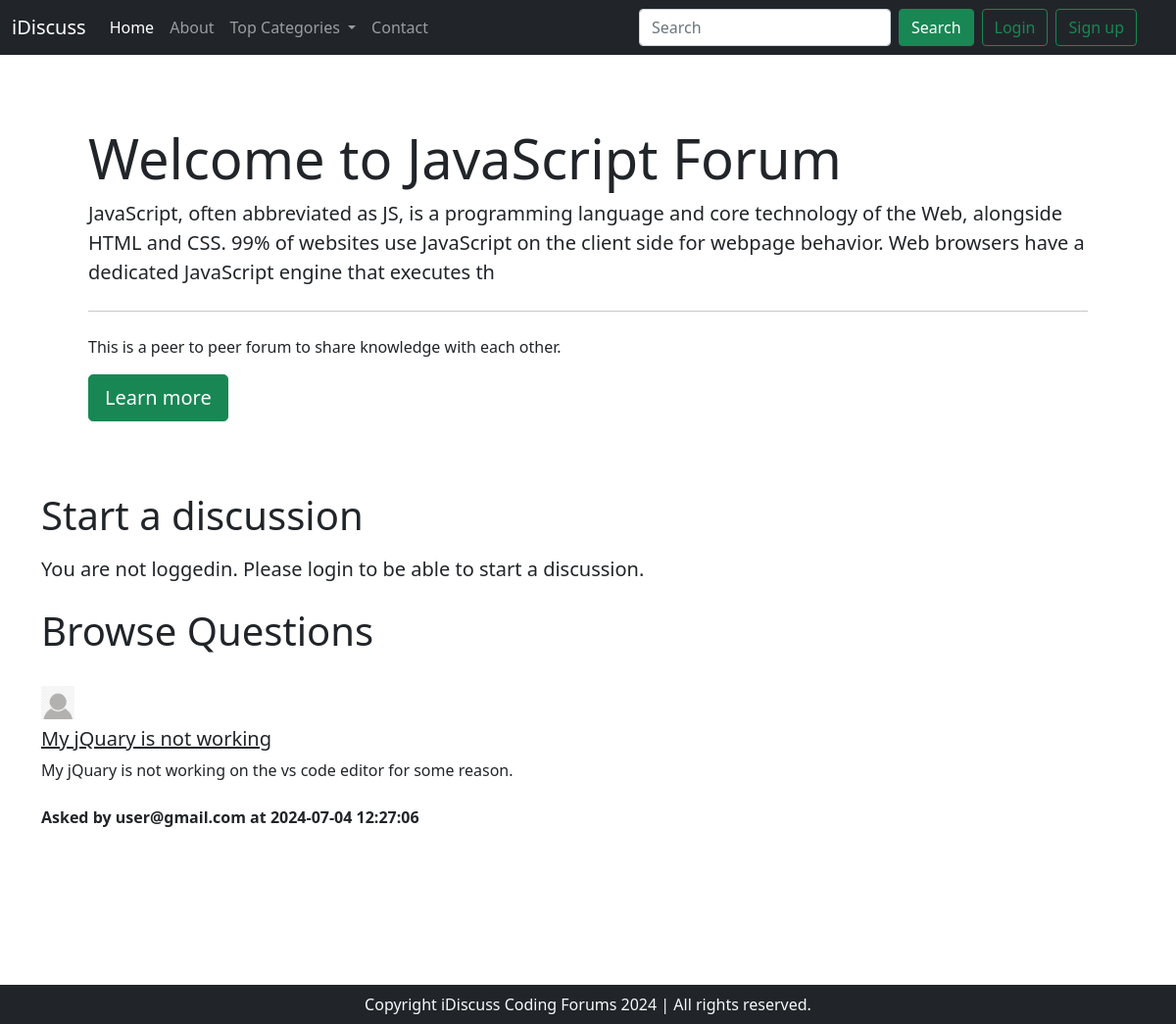
The app's page /threadlist.php?catid=2 with its own data.
### tables this page shows
CREATE TABLE `categories` (
  `category_id` int(8) NOT NULL,
  `category_name` varchar(255) NOT NULL,
  `category_description` varchar(255) NOT NULL,
  `created` datetime NOT NULL DEFAULT current_timestamp()
);

CREATE TABLE `threads` (
  `thread_id` int(7) NOT NULL,
  `thread_title` varchar(255) NOT NULL,
  `thread_desc` text NOT NULL,
  `thread_cat_id` int(7) NOT NULL,
  `thread_user_id` int(7) NOT NULL,
  `timestamp` datetime NOT NULL DEFAULT current_timestamp()
);

CREATE TABLE `users` (
  `sno` int(11) NOT NULL,
  `user_email` varchar(30) NOT NULL,
  `user_pass` varchar(255) NOT NULL,
  `timestamp` int(11) NOT NULL
);

### threadlist.php (the view, shortened to what this page needs)
<!DOCTYPE html>
<html lang="en">
<head>
    <link href="https://cdn.jsdelivr.net/npm/bootstrap@5.0.2/dist/css/bootstrap.min.css" rel="stylesheet"
 />
</head>
<body>
    <?php include 'partials/_dbconnect.php';?>
    <?php include 'partials/_header.php';?>
    <?php
    $id = $_GET['catid'];
    $sql = "SELECT * FROM `categories` WHERE category_id=$id";
    $result = mysqli_query($conn,$sql);
    while ($row = mysqli_fetch_assoc($result)) {
        $catname = $row['category_name'];
        $catdesc = $row['category_description'];
    }
    ?>
    <div class="container my-3">
        <div class="mt-4 p-5 text-black rounded">
            <h1 class="display-4">Welcome to <?php echo $catname;?> Forum</h1>
            <p class="lead"><?php echo $catdesc;?></p>
            <hr class="my-4">
            <p>This is a peer to peer forum to share knowledge with each other.</p>
            <a class="btn btn-success btn-lg" href="#" role="button">Learn more</a>
        </div>
    </div>
    <?php
    if (isset($_SESSION['loggedin']) && $_SESSION['loggedin'] == true) {
        echo '<div class="container">
    <h1 class="py-2">Start a discussion</h1>
    <form action="'.$_SERVER["REQUEST_URI"] . '" method="post">
    <div class="mb-3">
        <label for="exampleInputEmail1" class="form-label">Problem Title</label>
        <input type="text" class="form-control" id="title" name="title" aria-describedby="emailHelp">
        <div id="emailHelp" class="form-text">Keep your title as crisp and short as possible</div>
    </div>
    <input type="hidden" name="sno" value="'. $_SESSION["sno"].'">
    <div class="form-group">
        <label for="exampleInputEmail1" class="form-label">Elaborate Your Concern</label>
        <textarea class="form-control" placeholder="Leave a comment here" id="desc" name="desc"
            style="height: 100px"></textarea>
        <button type="submit" class="btn btn-success mt-3 mb-5">Submit</button>
    </div>
    </form>
    </div>';
    }else{
        echo '<div class="container">
        <h1 class="py-2">Start a discussion</h1>
        <p class="lead">You are not loggedin. Please login to be able to start a discussion.</p>
    </div>';
    }
    ?>
    <div class="container" id="ques">
        <h1 class="py-2">Browse Questions</h1>
        <?php
        $id = $_GET['catid'];
        $sql = "SELECT * FROM `threads` WHERE thread_cat_id=$id";
        $result = mysqli_query($conn,$sql);
        while ($row = mysqli_fetch_assoc($result)) {
        $id = $row['thread_id'];
        $title = $row['thread_title'];
        $desc = $row['thread_desc'];
        $thread_time = $row['timestamp'];
        $thread_user_id = $row['thread_user_id'];
        $sql2 = "SELECT user_email FROM `users` WHERE sno='$thread_user_id'";
        $result2 = mysqli_query($conn,$sql2);
        $row2 = mysqli_fetch_assoc($result2);
        echo '<div class="media my-3">
            <img class="mr-3 my-2" src="img/userdefaultpng.png" width="34px" alt="Generic placeholder image">
            <div class="media-body">'.
                '<h5 class="mt-0"><a class="text-dark" href="thread.php?threadid=' . $id. '">'. $title .'</a></h5>
                '. $desc .' </div>' . '<p class="fw-bold my-0 mt-4"> Asked by '. $row2['user_email'] . ' at ' . $thread_time .'</p>' .
        '</div>';
        }
    ?>
    </div>
    <?php include 'partials/_footer.php';?>
</body>
</html>

### threadlist.php (style rules this page uses)
#ques { min-height: 433px; }

### records on screen
categories: category_name "JavaScript", category_description "JavaScript, often abbreviated as JS, is a programming language and core technology of the Web, alongside HTML and CSS. 99% of websites use JavaScript on the client side for webpage behavior. Web browsers have a dedicated JavaScript engine that executes th"
threads: thread_title "My jQuary is not working", thread_desc "My jQuary is not working on the vs code editor for some reason.", users.user_email "user@gmail.com", timestamp "2024-07-04 12:27:06"
